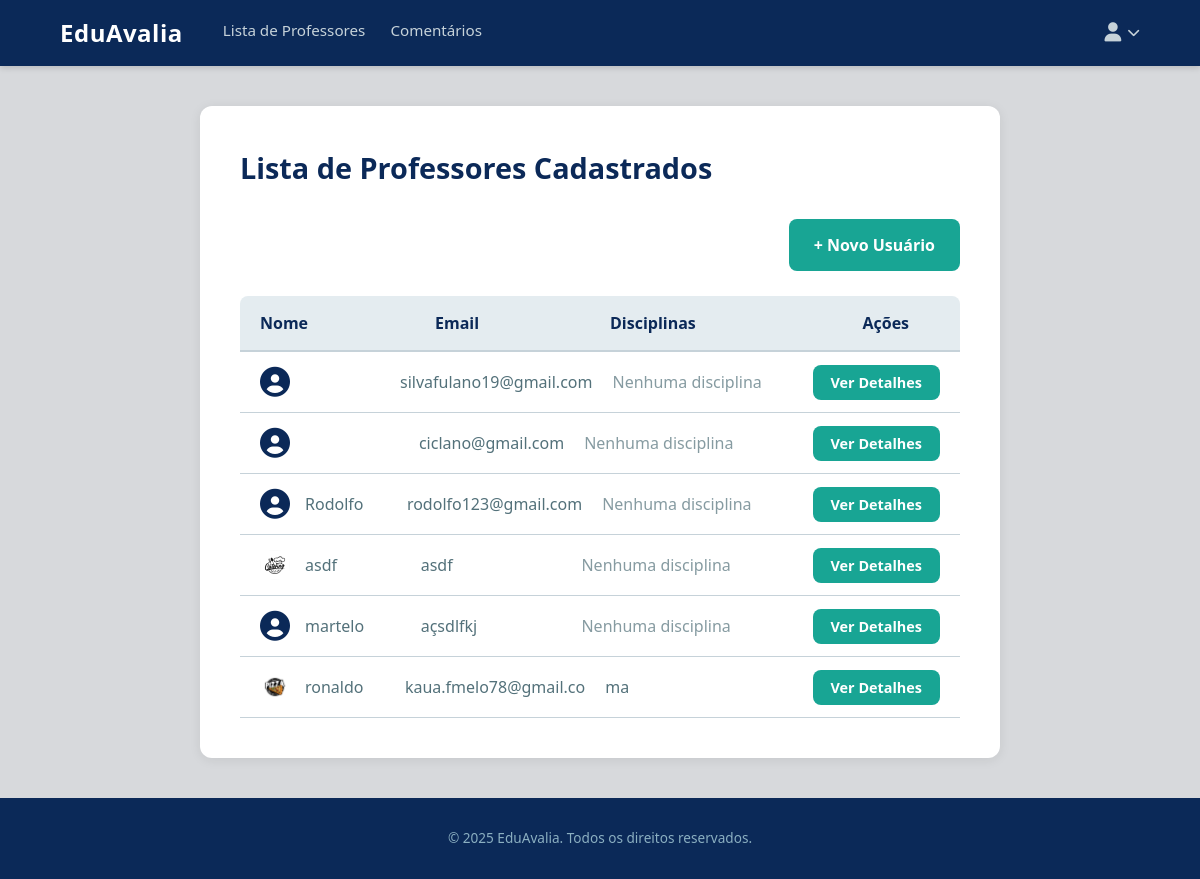
The page /professores/ (signed in) on the database as committed earlier.
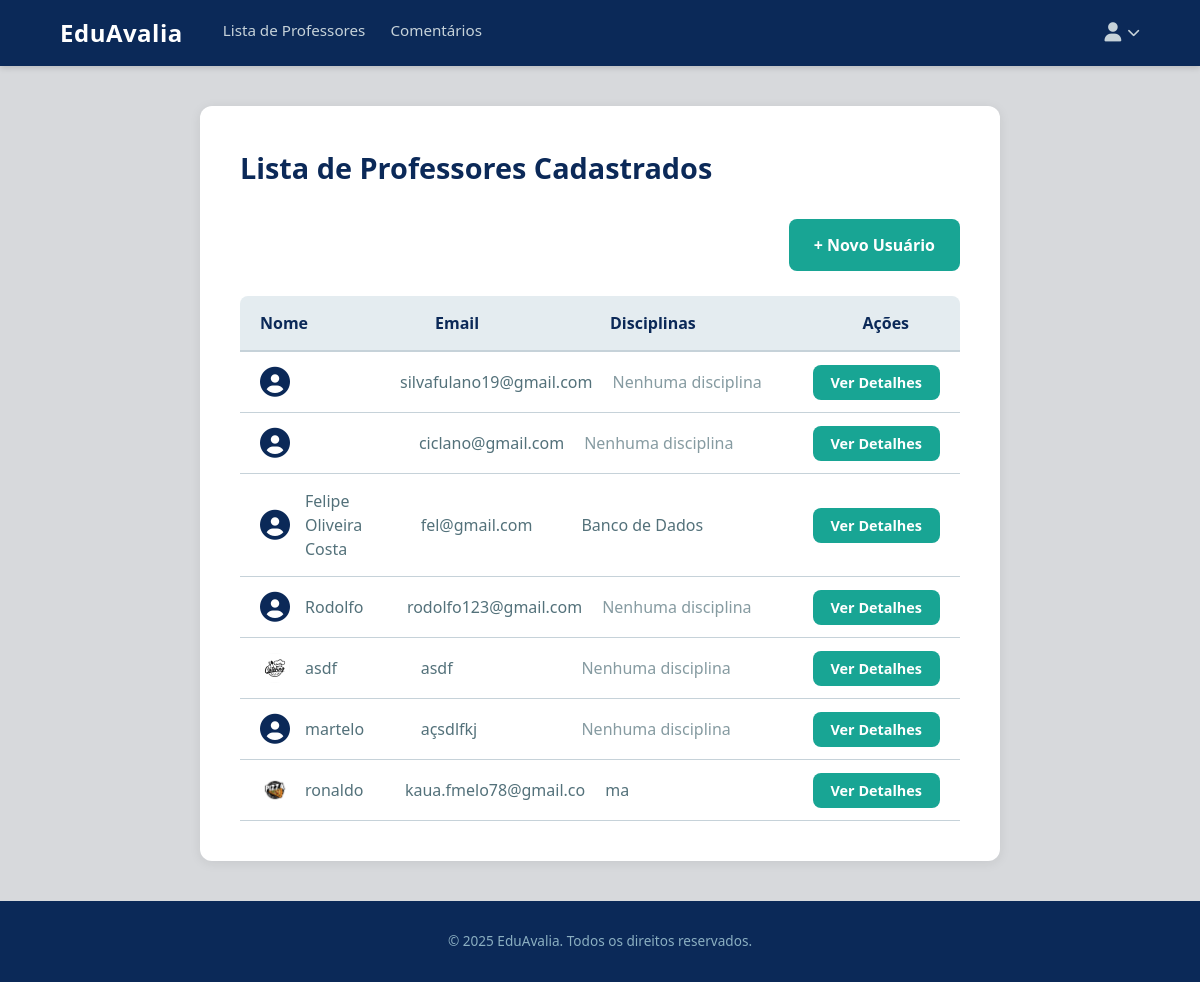
The same page on the database as committed later.
### avaliacoes/models.py (models this page shows, shortened)
class Professor(models.Model):
    user = models.OneToOneField(CustomUser, on_delete=models.CASCADE, limit_choices_to={'user_type': 'professor'})
    foto = models.ImageField(upload_to='professores_fotos/', blank=True, null=True)

class CustomUser(AbstractUser):
    USER_TYPE_CHOICES = (
        ('aluno', 'Aluno'),
        ('professor', 'Professor'),
        ('admin', 'Administrador'),
    )
    user_type = models.CharField(max_length=20, choices=USER_TYPE_CHOICES, default='aluno')
    cpf = models.CharField(max_length=11, unique=True)
    data_nascimento = models.DateField(null=True, blank=True)

class DisciplinaPessoa(models.Model):
    STATUS_CHOICES = [
        ('ativo', 'Ativo'),
        ('inativo', 'Inativo'),
    ]
    disciplina = models.ForeignKey('Materia', on_delete=models.CASCADE)
    pessoa = models.ForeignKey('CustomUser', on_delete=models.CASCADE, related_name='disciplinas_pessoa')
    status = models.CharField(max_length=20, choices=STATUS_CHOICES, default='ativo')
    class Meta:
        unique_together = ('disciplina', 'pessoa')

class Materia(models.Model):
    nome = models.CharField(max_length=100)
    codigo = models.CharField(max_length=20, unique=True)
    data_inicio = models.DateField()

### avaliacoes/views.py (the view)
# urls.py: path('professores/', views.lista_professores, name='lista_professores'),
@login_required(login_url='login')
def lista_professores(request):
    professores = Professor.objects.annotate(
        media_nota=Avg('user__disciplinas_pessoa__avaliacoes__categorias_avaliacao__nota')
    ).filter(id__isnull=False).order_by('user__first_name') # Adicionei ordenação
    query_professor = request.GET.get('q_professor')
    query_disciplina = request.GET.get('q_disciplina')
    if query_professor:
        professores = professores.filter(
            Q(user__first_name__icontains=query_professor) |
            Q(user__last_name__icontains=query_professor)
        )
    if query_disciplina:
        professores = professores.filter(
            user__disciplinas_pessoa__disciplina__nome__icontains=query_disciplina
        ).distinct() # .distinct() evita professores duplicados se ele der 2x a mesma matéria
    context = {
        'professores': professores,
        'query_professor': query_professor, # Bônus: envia o termo de volta
        'query_disciplina': query_disciplina # Bônus: envia o termo de volta
    }
    return render(request, 'avaliacoes/lista_professores.html', context)

### avaliacoes/templates/avaliacoes/lista_professores.html
{% extends 'base.html' %}
{% load static %}
{% block content %}
<main class="admin-container">
    <section class="admin-panel">
        <h1>Lista de Professores Cadastrados</h1>
        {% if request.user.is_staff %}
        <div style="margin-bottom: 25px; display: flex; justify-content: flex-end;">
            <a href="{% url 'adicionar_usuario' %}" class="btn">
                + Novo Usuário
            </a>
        </div>
        {% endif %}
        <div class="professor-list-container">
            <div class="list-header" style="
                display: grid;
                grid-template-columns: 2fr 2fr 3fr 1fr;
                gap: 20px;
                padding: 15px 20px;
                border-bottom: 2px solid var(--cinza-claro);
                font-weight: 600;
                color: var(--azul-marinho);
                background-color: var(--painel-central);
                border-radius: 8px 8px 0 0;
            ">
                <span>Nome</span>
                <span>Email</span>
                <span>Disciplinas</span>
                <span>Ações</span>
            </div>
            {% for professor in professores %}
            <div class="professor-item" style="
                display: grid;
                grid-template-columns: 2fr 2fr 3fr 1fr;
                gap: 20px;
                padding: 15px 20px;
                border-bottom: 1px solid var(--cinza-claro);
                align-items: center;
                color: var(--verde-escuro-letras);
            ">
                <div style="display: flex; align-items: center;">
                    {% if professor.foto %}
                        <img src="{{ professor.foto.url }}" alt="Foto de {{ professor.user.first_name }}" style="
                            width: 30px;
                            height: 30px;
                            border-radius: 50%; /* Deixa a foto redonda */
                            object-fit: cover; /* Garante que a imagem não distorça */
                            margin-right: 15px;
                        ">
                    {% else %}
                        <i class="fas fa-user-circle" style="
                            font-size: 30px;
                            color: var(--azul-marinho);
                            margin-right: 15px;
                        "></i>
                    {% endif %}
                    <span>{{ professor.user.first_name }} {{ professor.user.last_name }}</span>
                </div>
                <span>{{ professor.user.email }}</span>
                <span>
                    {% for dp in professor.user.disciplinas_pessoa.all %}
                        {{ dp.disciplina.nome }}
                        {% if not forloop.last %}, {% endif %} {% empty %}
                        <span style="opacity: 0.7;">Nenhuma disciplina</span>
                    {% endfor %}
                </span>
                <div>
                    <a href="{% url 'detalhes_professor' professor.id %}" class="btn" style="
                        padding: 8px 18px;
                        font-size: 0.9rem;
                        white-space: nowrap;
                    ">
                        Ver Detalhes
                    </a>
                </div>
            </div>
            {% empty %}
                <p style="padding: 20px; color: var(--cinza-escuro-letras);">Nenhum professor cadastrado ainda.</p>
            {% endfor %}
            </div>
    </section>
</main>
{% endblock content %}

### avaliacoes/templates/base.html (shortened to what this page needs)
<!DOCTYPE html>
<html lang="pt-BR">
<head>
  <link rel="stylesheet" href="https://cdnjs.cloudflare.com/ajax/libs/font-awesome/6.5.1/css/all.min.css"
 />
</head>
<body>
  <header>
    <div class="navbar">
      <div class="nav-left">
        <a href="/" class="logo">EduAvalia</a>
        <nav class="menu">
          <a href="{% url 'lista_professores' %}" class="btn-nav">Lista de Professores</a>
          <a href="{% url 'lista_comentarios' %}" class="btn-nav">Comentários</a>
        </nav>
      </div>
      <div class="nav-right">
        <div class="user-profile" title="Perfil do usuário" id="user-profile-button">
          <i class="fa-solid fa-user"></i>
          <i class="fa-solid fa-chevron-down"></i>
        </div>
        </div>
      </div>
  </header>
  {% block content %}
  {% endblock content %}
  <footer>
    <div class="footer-container">
      <p class="footer-copy">© 2025 EduAvalia. Todos os direitos reservados.</p>
    </div>
  </footer>
</body>
</html>

### avaliacoes/templates/base.html (style rules this page uses)
:root { --azul-marinho: #0b2958; --azul-acinzentado: #8bafc1; --verde: #18a594; --cinza-claro: #c6d2d9; --painel-central: #e4ecf0; --cinza-escuro-letras: #a7adaf; --verde-escuro-letras: #53717a; --cinza-claro-fundo: #d7d9dc; }
* { margin: 0; padding: 0; box-sizing: border-box; }
body { font-family: 'Segoe UI', sans-serif; background-color: var(--cinza-claro-fundo); color: #333; line-height: 1.5; display: flex; flex-direction: column; min-height: 100vh; }
a { text-decoration: none; color: inherit; }
header { background-color: var(--azul-marinho); color: white; width: 100%; padding: 15px 0; box-shadow: 0 2px 6px rgba(0, 0, 0, 0.15); position: sticky; top: 0; z-index: 10; }
.navbar { display: flex; align-items: center; justify-content: space-between; max-width: 1200px; width: 90%; margin: 0 auto; }
.nav-left { display: flex; align-items: center; gap: 40px; }
.logo { font-weight: 700; font-size: 1.5rem; letter-spacing: 0.5px; color: white; transition: opacity 0.3s; }
.menu { display: flex; align-items: center; gap: 25px; }
.menu a { color: var(--cinza-claro); font-size: 0.95rem; padding-bottom: 4px; border-bottom: 2px solid transparent; transition: color 0.3s, border-color 0.3s; }
.user-profile { display: flex; align-items: center; gap: 6px; color: var(--cinza-claro); cursor: pointer; transition: color 0.3s; }
.user-profile .fa-user { font-size: 1.2rem; }
.user-profile .fa-chevron-down { font-size: 0.8rem; }
.nav-right { position: relative; }
.user-profile { cursor: pointer; }
.btn { ... }
footer { background-color: var(--azul-marinho); color: var(--cinza-claro); padding: 30px 0; margin-top: auto; width: 100%; }
.footer-container { max-width: 1200px; width: 90%; margin: 0 auto; display: flex; flex-direction: column; align-items: center; gap: 20px; text-align: center; }
.footer-copy { font-size: 0.85rem; color: var(--azul-acinzentado); }
.admin-container { display: flex; justify-content: center; gap: 30px; width: 90%; max-width: 1200px; margin: 40px auto; align-items: flex-start; flex-grow: 1; }
.admin-panel { flex-basis: 100%; max-width: 800px; background-color: #fff; border-radius: 12px; padding: 40px; box-shadow: 0 2px 12px rgba(0, 0, 0, 0.08); }
.admin-panel h1 { color: var(--azul-marinho); margin-bottom: 30px; font-size: 1.8rem; font-weight: 600; }
.btn { padding: 14px 25px; border: none; border-radius: 8px; font-weight: 600; cursor: pointer; transition: all 0.3s ease; font-size: 1rem; color: #fff; background-color: var(--verde); }

Rows that differ between the two databases and show on the page:
added Professor: user.first_name "Felipe", user.last_name "Oliveira Costa", user.email "fel@gmail.com"
added DisciplinaPessoa: disciplina.nome "Banco de Dados", shown under "Felipe"
